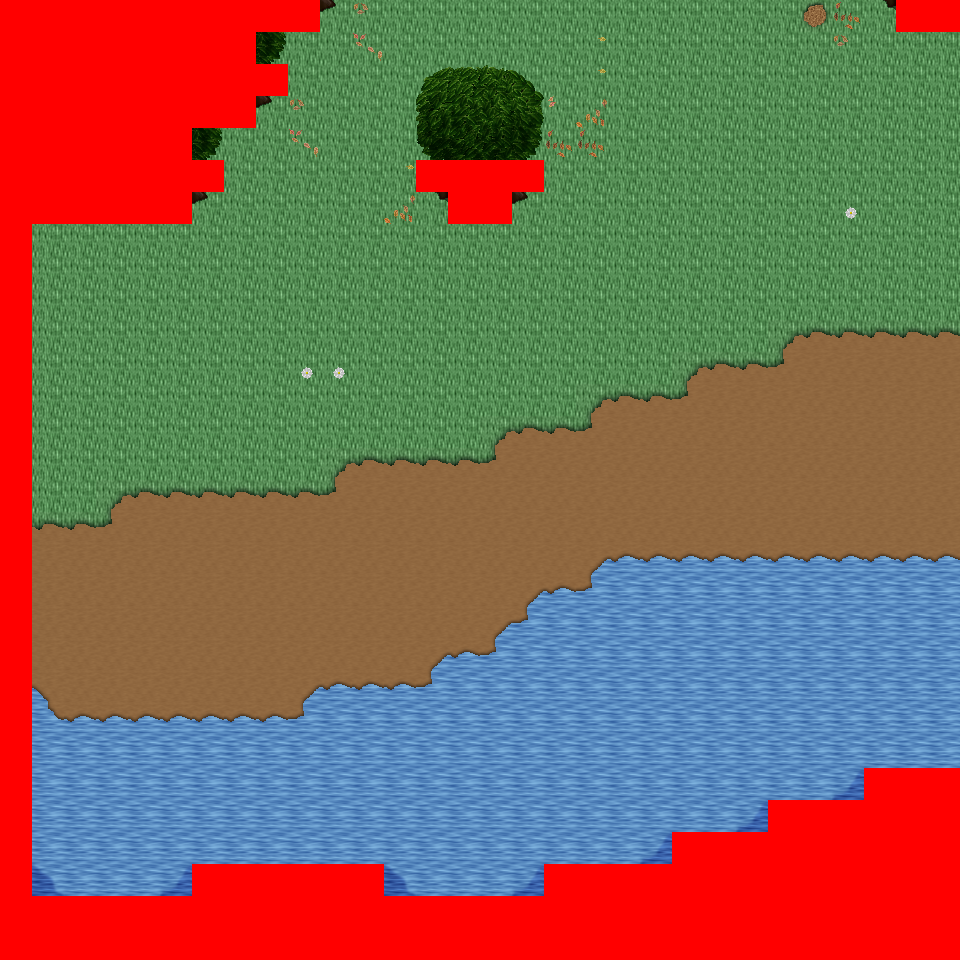

A 2D game scene composited from a Tiled map and its tileset images. What follows is a short description and the map's XML, with each tile layer's data collapsed to a summary:
An orthogonal 30x30 tile map with 32x32 px tiles, 6 tile layers (Ground, Object, Object2, Above, ...), 42 tilesets and 2 objects (2x mapExit).

<map version="1.0" orientation="orthogonal" renderorder="right-down" width="30" height="30" tilewidth="32" tileheight="32" nextobjectid="3">
  <tileset firstgid="1" name="tileset_logic_collision" tilewidth="32" tileheight="32" tilecount="1" columns="1">
    <image source="../drawable/tileset_logic_collision.png" width="32" height="32" />
  </tileset>
  <tileset firstgid="2" name="tileset_ground_ground" tilewidth="32" tileheight="32" tilecount="33" columns="3">
    <image source="../drawable/tileset_ground_ground.png" width="96" height="352" />
  </tileset>
  <tileset firstgid="35" name="tileset_building_castle" tilewidth="32" tileheight="32" tilecount="320" columns="20">
    <image source="../drawable/tileset_building_castle.png" width="640" height="512" />
  </tileset>
  <tileset firstgid="355" name="tileset_item_weapon_cannon" tilewidth="32" tileheight="32" tilecount="12" columns="3">
    <image source="../drawable/tileset_item_weapon_cannon.png" width="96" height="128" />
  </tileset>
  <tileset firstgid="367" name="tileset_item_pot_barrels_1" tilewidth="32" tileheight="32" tilecount="8" columns="4">
    <image source="../drawable/tileset_item_pot_barrels_1.png" width="128" height="64" />
  </tileset>
  <tileset firstgid="375" name="tileset_ground_water_pool" tilewidth="32" tileheight="32" tilecount="72" columns="3">
    <image source="../drawable/tileset_ground_water_pool.png" width="96" height="768" />
  </tileset>
  <tileset firstgid="447" name="tileset_ground_earth_edges" tilewidth="32" tileheight="32" tilecount="18" columns="6">
    <image source="../drawable/tileset_ground_earth_edges.png" width="192" height="96" />
  </tileset>
  <tileset firstgid="465" name="tileset_ground_grass_edges" tilewidth="32" tileheight="32" tilecount="36" columns="12">
    <image source="../drawable/tileset_ground_grass_edges.png" width="384" height="96" />
  </tileset>
  <tileset firstgid="501" name="tileset_ground_grass_corners" tilewidth="32" tileheight="32" tilecount="24" columns="6">
    <image source="../drawable/tileset_ground_grass_corners.png" width="192" height="128" />
  </tileset>
  <tileset firstgid="525" name="tileset_plant_tree_tree_darkgreen" tilewidth="32" tileheight="32" tilecount="88" columns="8">
    <image source="../drawable/tileset_plant_tree_tree_darkgreen.png" width="256" height="352" />
  </tileset>
  <tileset firstgid="613" name="tileset_plant_stump_stump_vertical" tilewidth="32" tileheight="32" tilecount="1" columns="1">
    <image source="../drawable/tileset_plant_stump_stump_vertical.png" width="32" height="32" />
  </tileset>
  <tileset firstgid="614" name="tileset_building_decoration_pool" tilewidth="32" tileheight="32" tilecount="9" columns="3">
    <image source="../drawable/tileset_building_decoration_pool.png" width="96" height="96" />
  </tileset>
  <tileset firstgid="623" name="tileset_plant_vine" tilewidth="32" tileheight="32" tilecount="3" columns="1">
    <image source="../drawable/tileset_plant_vine.png" width="32" height="96" />
  </tileset>
  <tileset firstgid="626" name="tileset_plant_flower_leafy_daisy_red" tilewidth="32" tileheight="32" tilecount="8" columns="2">
    <image source="../drawable/tileset_plant_flower_leafy_daisy_red.png" width="64" height="128" />
  </tileset>
  <tileset firstgid="634" name="tileset_plant_flower_daisy_blue" tilewidth="32" tileheight="32" tilecount="8" columns="2">
    <image source="../drawable/tileset_plant_flower_daisy_blue.png" width="64" height="128" />
  </tileset>
  <tileset firstgid="642" name="tileset_plant_flower_daisy_white" tilewidth="32" tileheight="32" tilecount="8" columns="2">
    <image source="../drawable/tileset_plant_flower_daisy_white.png" width="64" height="128" />
  </tileset>
  <tileset firstgid="650" name="tileset_plant_flower_leafy_daisy_yellow" tilewidth="32" tileheight="32" tilecount="8" columns="2">
    <image source="../drawable/tileset_plant_flower_leafy_daisy_yellow.png" width="64" height="128" />
  </tileset>
  <tileset firstgid="658" name="tileset_plant_flower_foxgloves" tilewidth="32" tileheight="32" tilecount="4" columns="2">
    <image source="../drawable/tileset_plant_flower_foxgloves.png" width="64" height="64" />
  </tileset>
  <tileset firstgid="662" name="tileset_plant_tree_locust_tree" tilewidth="32" tileheight="32" tilecount="20" columns="4">
    <image source="../drawable/tileset_plant_tree_locust_tree.png" width="128" height="160" />
  </tileset>
  <tileset firstgid="682" name="tileset_furniture_chair_bench_iron" tilewidth="32" tileheight="32" tilecount="4" columns="2">
    <image source="../drawable/tileset_furniture_chair_bench_iron.png" width="64" height="64" />
  </tileset>
  <tileset firstgid="686" name="tileset_item_statue_seahorse" tilewidth="32" tileheight="32" tilecount="12" columns="4">
    <image source="../drawable/tileset_item_statue_seahorse.png" width="128" height="96" />
  </tileset>
  <tileset firstgid="698" name="tileset_building_decoration_chimney_brown_stacks" tilewidth="32" tileheight="32" tilecount="2" columns="1">
    <image source="../drawable/tileset_building_decoration_chimney_brown_stacks.png" width="32" height="64" />
  </tileset>
  <tileset firstgid="700" name="tileset_plant_flower_small_flower_bed_2" tilewidth="32" tileheight="32" tilecount="12" columns="3">
    <image source="../drawable/tileset_plant_flower_small_flower_bed_2.png" width="96" height="128" />
  </tileset>
  <tileset firstgid="712" name="tileset_plant_flower_flower_bed_1" tilewidth="32" tileheight="32" tilecount="35" columns="7">
    <image source="../drawable/tileset_plant_flower_flower_bed_1.png" width="224" height="160" />
  </tileset>
  <tileset firstgid="747" name="tileset_plant_flower_pointed_yellow" tilewidth="32" tileheight="32" tilecount="2" columns="2">
    <image source="../drawable/tileset_plant_flower_pointed_yellow.png" width="64" height="32" />
  </tileset>
  <tileset firstgid="749" name="tileset_plant_flower_red_white" tilewidth="32" tileheight="32" tilecount="16" columns="4">
    <image source="../drawable/tileset_plant_flower_red_white.png" width="128" height="128" />
  </tileset>
  <tileset firstgid="765" name="tileset_building_decoration_chimney" tilewidth="32" tileheight="32" tilecount="2" columns="1">
    <image source="../drawable/tileset_building_decoration_chimney.png" width="32" height="64" />
  </tileset>
  <tileset firstgid="767" name="tileset_furniture_light_lamp_blue" tilewidth="32" tileheight="32" tilecount="3" columns="1">
    <image source="../drawable/tileset_furniture_light_lamp_blue.png" width="32" height="96" />
  </tileset>
  <tileset firstgid="770" name="tileset_light_dim_light_7x5" tilewidth="32" tileheight="32" tilecount="35" columns="7">
    <image source="../drawable/tileset_light_dim_light_7x5.png" width="224" height="160" />
  </tileset>
  <tileset firstgid="805" name="tileset_plant_tree_fall_trees" tilewidth="32" tileheight="32" tilecount="40" columns="8">
    <image source="../drawable/tileset_plant_tree_fall_trees.png" width="256" height="160" />
  </tileset>
  <tileset firstgid="845" name="tileset_logic_item_resources" tilewidth="32" tileheight="32" tilecount="6" columns="6">
    <image source="../drawable/tileset_logic_item_resources.png" width="192" height="32" />
  </tileset>
  <tileset firstgid="851" name="tileset_logic_item_mushroom" tilewidth="32" tileheight="32" tilecount="6" columns="6">
    <image source="../drawable/tileset_logic_item_mushroom.png" width="192" height="32" />
  </tileset>
  <tileset firstgid="857" name="tileset_logic_creature_animal" tilewidth="32" tileheight="32" tilecount="32" columns="8">
    <image source="../drawable/tileset_logic_creature_animal.png" width="256" height="128" />
  </tileset>
  <tileset firstgid="889" name="tileset_plant_leaves" tilewidth="32" tileheight="32" tilecount="8" columns="4">
    <image source="../drawable/tileset_plant_leaves.png" width="128" height="64" />
  </tileset>
  <tileset firstgid="897" name="tileset_plant_flower_planted_containers" tilewidth="32" tileheight="32" tilecount="16" columns="4">
    <image source="../drawable/tileset_plant_flower_planted_containers.png" width="128" height="128" />
  </tileset>
  <tileset firstgid="913" name="tileset_building_decoration_banner" tilewidth="32" tileheight="32" tilecount="12" columns="1">
    <image source="../drawable/tileset_building_decoration_banner.png" width="32" height="384" />
  </tileset>
  <tileset firstgid="925" name="tileset_building_cottage" tilewidth="32" tileheight="32" tilecount="256" columns="16">
    <image source="../drawable/tileset_building_cottage.png" width="512" height="512" />
  </tileset>
  <tileset firstgid="1181" name="tileset_logic_portal" tilewidth="32" tileheight="32" tilecount="24" columns="8">
    <image source="../drawable/tileset_logic_portal.png" width="256" height="96" />
  </tileset>
  <tileset firstgid="1205" name="tileset_building_door_doors" tilewidth="32" tileheight="32" tilecount="256" columns="16">
    <image source="../drawable/tileset_building_door_doors.png" width="512" height="512" />
  </tileset>
  <tileset firstgid="1461" name="tileset_building_roof_thatched_roof" tilewidth="32" tileheight="32" tilecount="256" columns="16">
    <image source="../drawable/tileset_building_roof_thatched_roof.png" width="512" height="512" />
  </tileset>
  <tileset firstgid="1717" name="tileset_building_window_windows" tilewidth="32" tileheight="32" tilecount="256" columns="16">
    <image source="../drawable/tileset_building_window_windows.png" width="512" height="512" />
  </tileset>
  <tileset firstgid="1973" name="tileset_ground_ground_3" tilewidth="32" tileheight="32" tilecount="5" columns="5">
    <image source="../drawable/tileset_ground_ground_3.png" width="160" height="32" />
  </tileset>
  <layer name="Ground" width="30" height="30">
    <data>[900 cells, 900 non-empty, 8 distinct tile ids]</data>
  </layer>
  <layer name="Object" width="30" height="30">
    <data>[900 cells, 129 non-empty, 23 distinct tile ids]</data>
  </layer>
  <layer name="Object2" width="30" height="30">
    <data>[900 cells, 35 non-empty, 7 distinct tile ids]</data>
  </layer>
  <layer name="Above" width="30" height="30">
    <data>[900 cells, 51 non-empty, 21 distinct tile ids]</data>
  </layer>
  <layer name="Above2" width="30" height="30">
    <data>[900 cells, 0 non-empty, 0 distinct tile ids]</data>
  </layer>
  <layer name="Walkable" width="30" height="30">
    <data>[900 cells, 180 non-empty, 1 distinct tile ids]</data>
  </layer>
  <objectgroup name="MapEvents">
    <object id="1" name="north" type="mapExit" x="320" y="0" width="576" height="32">
      <properties>
        <property name="map" value="level_0_x0_y61" />
        <property name="x" value="10" />
        <property name="y" value="28" />
      </properties>
    </object>
    <object id="2" name="east" type="mapExit" x="928" y="32" width="32" height="736">
      <properties>
        <property name="map" value="level_0_x1_y62" />
        <property name="x" value="1" />
        <property name="y" value="1" />
      </properties>
    </object>
  </objectgroup>
</map>
